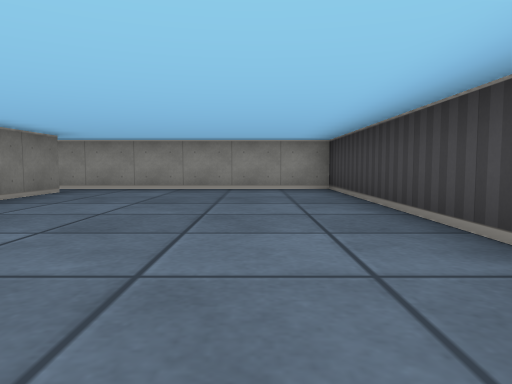
View 1 (above)

20 first-person views from a walk through a cub3D ray-caster map. The camera is about half as high as the walls, tilts 4° down and sees 70° across. The floor is counted in squares. Each view is taken from the middle of a square. On the plan, view 1 faces up. The plan holds only what a view shows up to about 9 squares ahead; the rest is blank. The place goes on beyond the plan.

View 2
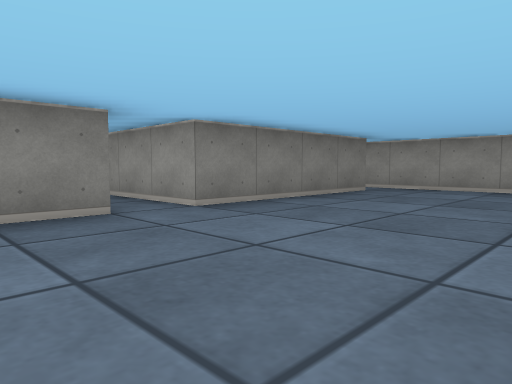

View 3
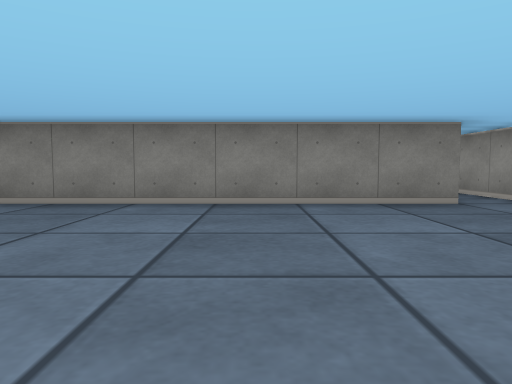

View 4
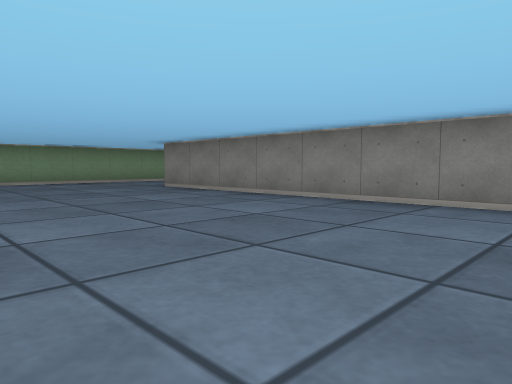

View 5
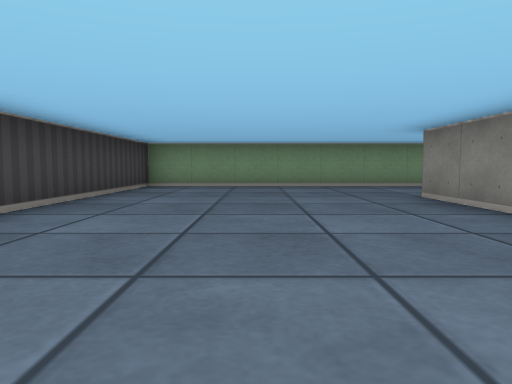

View 6
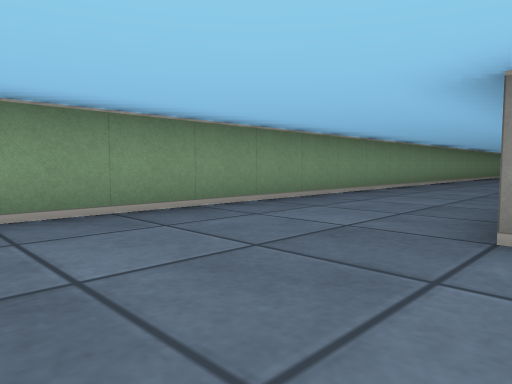

View 7
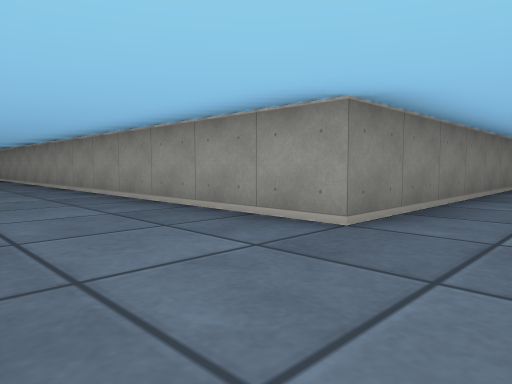

View 8
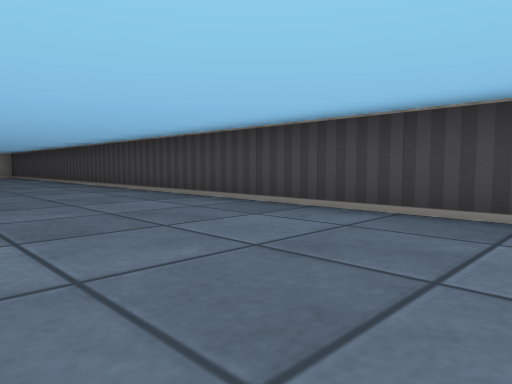

View 9
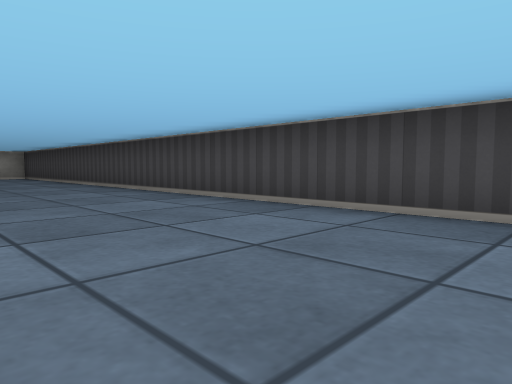

View 10
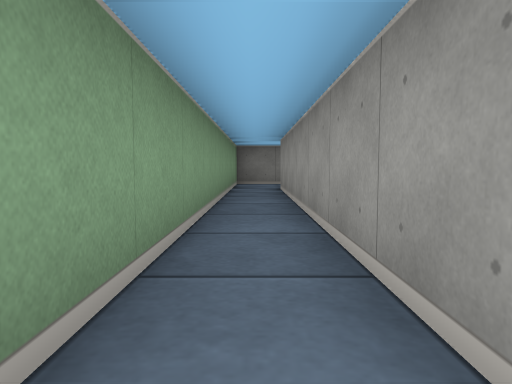

View 11
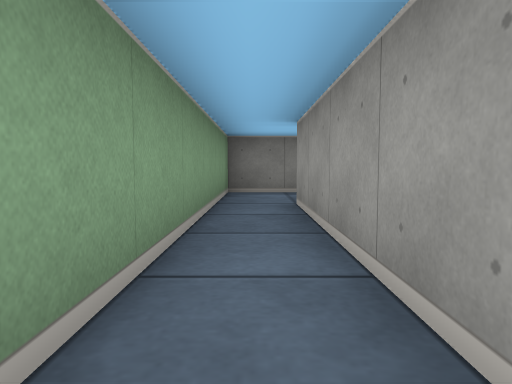

View 12
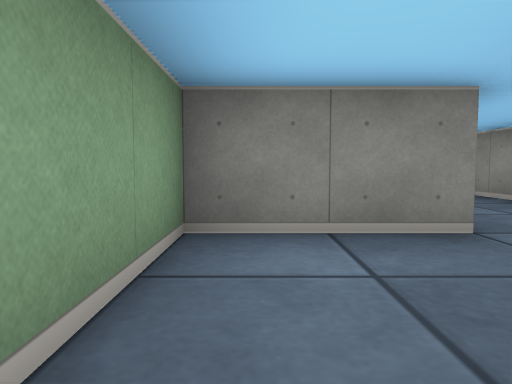

View 13
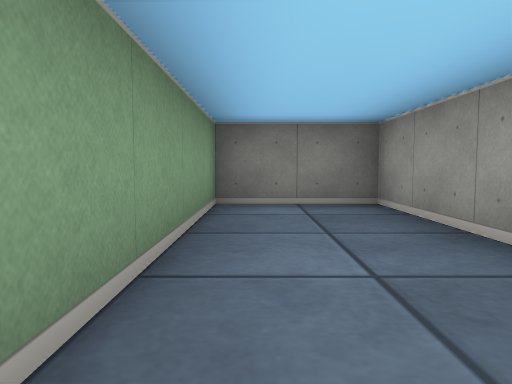

View 14
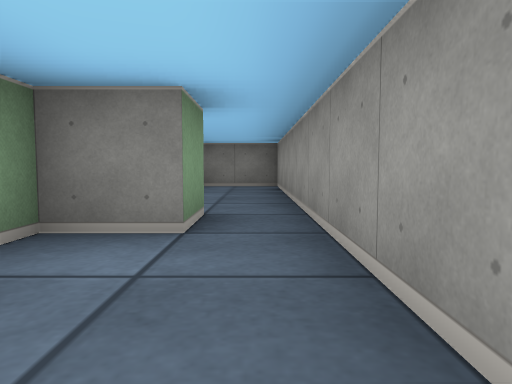

View 15
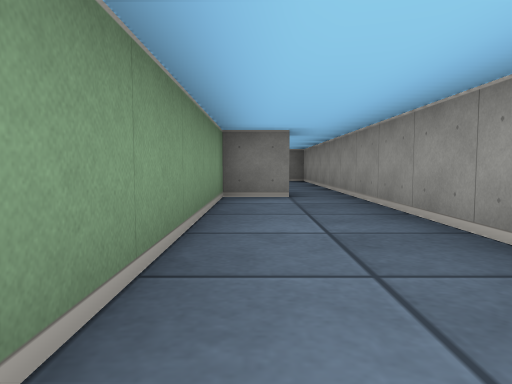

View 16
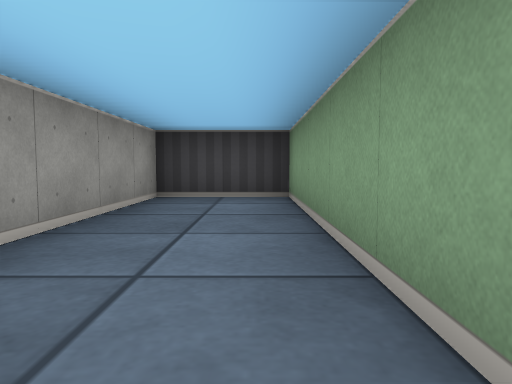

View 17
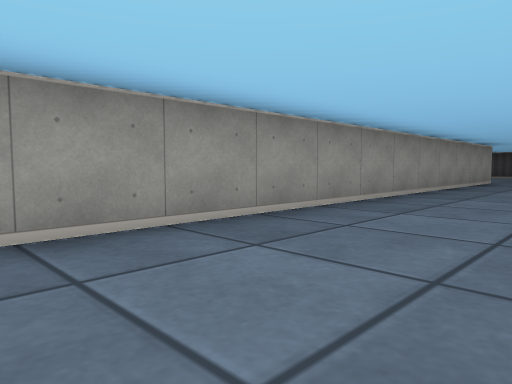

View 18
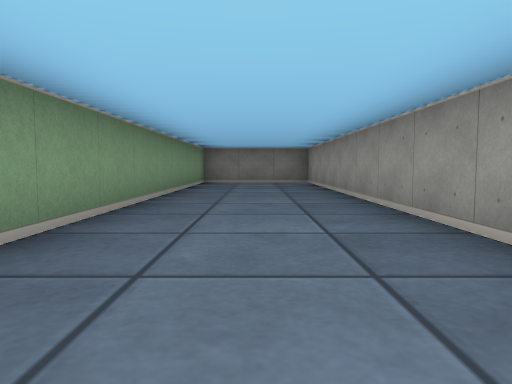

View 19
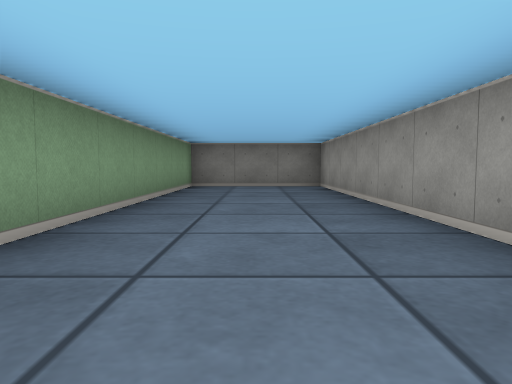

View 20
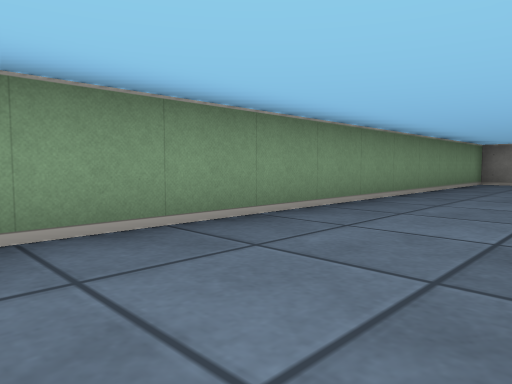

### Floor plan
Ten units are one square. View 1 is at (0, 0); x grows to the right and y downward. Boxes are objects, and circles mark ways between rooms. Rooms are numbered by the first view taken in them; rooms with no view inside come last. Other rooms are left out.
<svg viewBox="-220 -80 240 200">
<path fill="none" stroke="#000" d="M-35 -65 -35 -25 -105 -25M-125 -35 -125 -15 -35 -15 -35 85 -215 85 -215 115 15 115 15 -75 -41 -75M-115 -45 -105 -45M-105 -55 -165 -55 -165 -35 -125 -35M-105 -45 -105 -35 -45 -35 -45 -55 -105 -55"/>
<circle cx="-120" cy="-30" r="3" fill="#2a7"/>
<circle cx="-110" cy="-50" r="3" fill="#2a7"/>
<text x="-30" y="40">1</text>
<text x="-140" y="-50">2</text>
<text x="-80" y="-50">3</text>
</svg>
Room 1 opens to room 2. Room 2 opens to room 3.

Where each view was taken, in squares from view 1:
view 1: 0 up, 0 right, facing up
view 2: 0 up, 0 right, facing up-left
view 3: 1 down, 1 right, facing left
view 4: 1 down, 1 right, facing down-left
view 5: 3 down, 1 left, facing down
view 6: 8 down, 1 left, facing down-left
view 7: 11 down, 2 left, facing up-left
view 8: 10 down, 2 left, facing up-right
view 9: 8 down, 2 left, facing up-right
view 10: 2 up, 3 left, facing left
view 11: 2 up, 6 left, facing left
view 12: 2 up, 10 left, facing left
view 13: 4 up, 12 left, facing left
view 14: 5 up, 8 left, facing left
view 15: 4 up, 5 left, facing left
view 16: 4 up, 10 left, facing right
view 17: 11 down, 15 left, facing up-right
view 18: 10 down, 11 left, facing left
view 19: 10 down, 13 left, facing left
view 20: 9 down, 11 left, facing down-left
